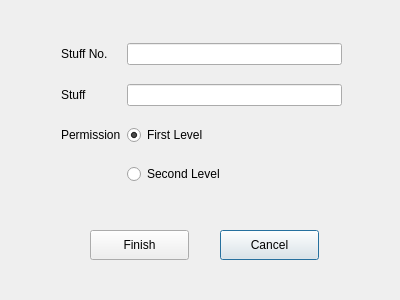
<?xml version="1.0" encoding="UTF-8"?>
<ui version="4.0">
 <class>InsertDialog</class>
 <widget class="QDialog" name="InsertDialog">
  <property name="geometry">
   <rect>
    <x>0</x>
    <y>0</y>
    <width>400</width>
    <height>300</height>
   </rect>
  </property>
  <property name="windowTitle">
   <string>Add New</string>
  </property>
  <widget class="QPushButton" name="close_pushButton">
   <property name="geometry">
    <rect>
     <x>220</x>
     <y>230</y>
     <width>99</width>
     <height>30</height>
    </rect>
   </property>
   <property name="text">
    <string>Cancel</string>
   </property>
  </widget>
  <widget class="QPushButton" name="finish_pushButton">
   <property name="geometry">
    <rect>
     <x>90</x>
     <y>230</y>
     <width>99</width>
     <height>30</height>
    </rect>
   </property>
   <property name="text">
    <string>Finish</string>
   </property>
  </widget>
  <widget class="QWidget" name="layoutWidget">
   <property name="geometry">
    <rect>
     <x>61</x>
     <y>30</y>
     <width>281</width>
     <height>171</height>
    </rect>
   </property>
   <layout class="QGridLayout" name="gridLayout">
    <item row="0" column="0">
     <widget class="QLabel" name="ID_label">
      <property name="text">
       <string>Stuff No.</string>
      </property>
     </widget>
    </item>
    <item row="0" column="1">
     <widget class="QLineEdit" name="ID_lineEdit"/>
    </item>
    <item row="1" column="0">
     <widget class="QLabel" name="Stuff_label">
      <property name="text">
       <string>Stuff</string>
      </property>
     </widget>
    </item>
    <item row="1" column="1">
     <widget class="QLineEdit" name="Stuff_lineEdit"/>
    </item>
    <item row="2" column="0">
     <widget class="QLabel" name="Permission_label">
      <property name="text">
       <string>Permission</string>
      </property>
     </widget>
    </item>
    <item row="2" column="1">
     <widget class="QRadioButton" name="L1_radioButton">
      <property name="text">
       <string>First Level</string>
      </property>
      <property name="checked">
       <bool>true</bool>
      </property>
     </widget>
    </item>
    <item row="3" column="1">
     <widget class="QRadioButton" name="L2_radioButton">
      <property name="text">
       <string>Second Level</string>
      </property>
     </widget>
    </item>
   </layout>
  </widget>
 </widget>
 <resources/>
 <connections/>
</ui>
